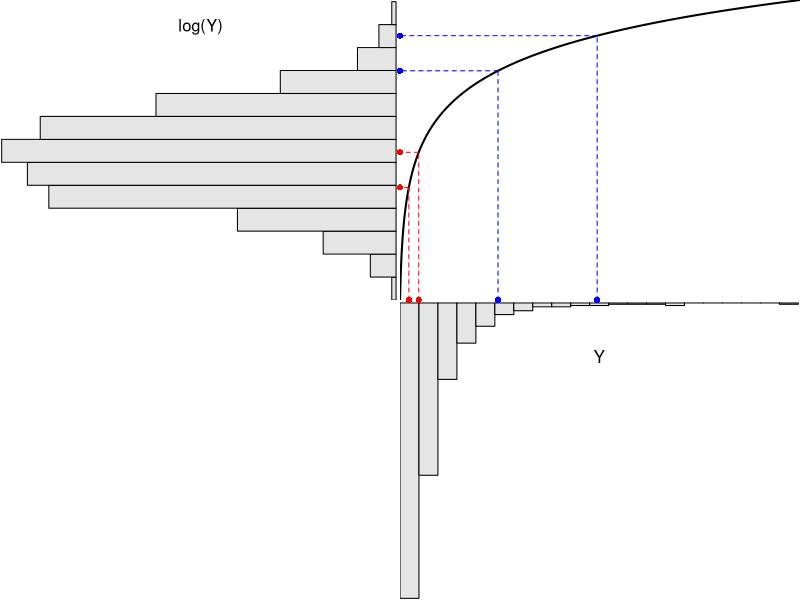
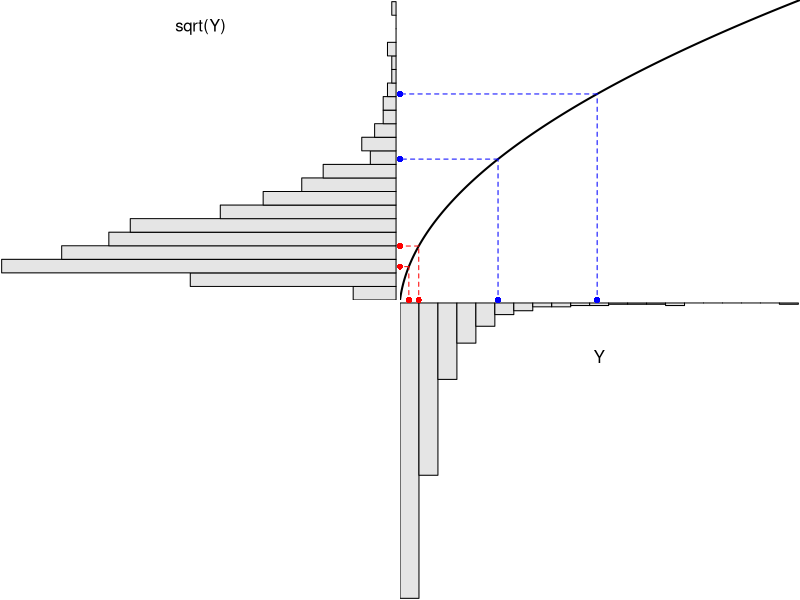
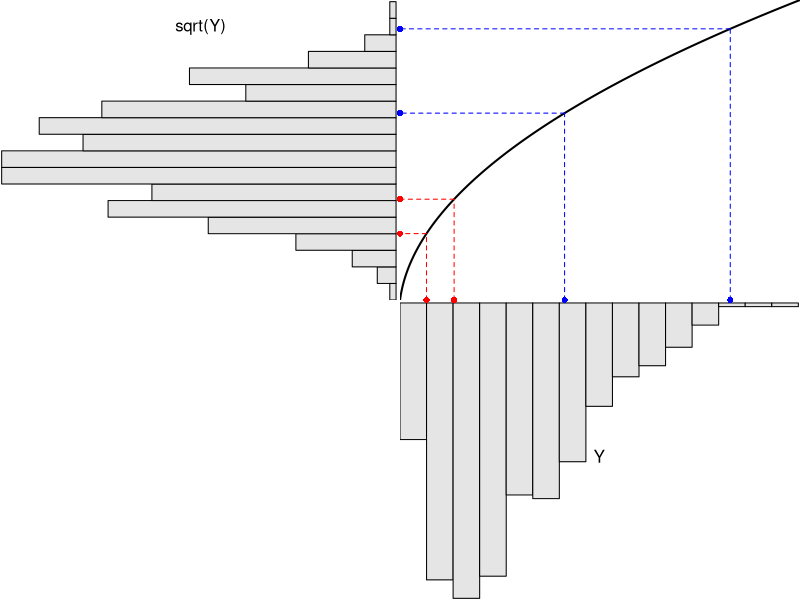

Write the R code that produced these figures, in order. (Note: this script raises an error after producing the figures.)
## ---- chunk 1
x1 <- rlnorm(500,0,1); y1 <- log(x1)  # lognormal data
layout(matrix(c(1,3,0,2),nrow=2,byrow=TRUE))
par(mar=c(0,0.1,0.1,0), mgp=c(0,0,0),las=1,tcl=-0.2)
y.hist <- hist(y1,breaks=20,plot=FALSE)
barplot(-y.hist$counts,horiz=TRUE,space=c(0,0),col="gray90",
        xaxt="n",yaxt="n",xlab="",ylab="",xaxs="i",yaxs="i")
mtext("log(Y)",side=3,line=-2)
par(mar=c(0.1,0,0,0.1), mgp=c(0,0,0),las=1,tcl=-0.2)
x.hist <- hist(x1,breaks=20,plot=FALSE)
barplot(-x.hist$counts,space=c(0,0),col="gray90",
         xaxt="n",yaxt="n",xlab="",ylab="",xaxs="i",yaxs="i")
mtext("Y",side=3,line=-4)
par(mar=c(0,0,0,0), mgp=c(0,0,0),las=1,tcl=-0.2)
curve(log(x),min(x1),max(x1),n=501,lwd=2,col="black",
      xlab="",ylab="",bty="n",xaxt="n",yaxt="n",tck=0,xaxs="i",yaxs="i")
xs <- c(0.5,1,5,10)
ys <- log(xs)
segments(xs[1],-10,xs[1],ys[1],col="red",lty="dashed")
segments(xs[1],ys[1],0,ys[1],col="red",lty="dashed")
points(xs[1],min(y1),col="red",pch=16,xpd=NA)
points(min(x1),ys[1],col="red",pch=16,xpd=NA)
segments(xs[2],-10,xs[2],ys[2],col="red",lty="dashed")
segments(xs[2],ys[2],0,ys[2],col="red",lty="dashed")
points(xs[2],min(y1),col="red",pch=16,xpd=NA)
points(min(x1),ys[2],col="red",pch=16,xpd=NA)
segments(xs[3],-10,xs[3],ys[3],col="blue",lty="dashed")
segments(xs[3],ys[3],0,ys[3],col="blue",lty="dashed")
points(xs[3],min(y1),col="blue",pch=16,xpd=NA)
points(min(x1),ys[3],col="blue",pch=16,xpd=NA)
segments(xs[4],-10,xs[4],ys[4],col="blue",lty="dashed")
segments(xs[4],ys[4],0,ys[4],col="blue",lty="dashed")
points(xs[4],min(y1),col="blue",pch=16,xpd=NA)
points(min(x1),ys[4],col="blue",pch=16,xpd=NA)
## ---- chunk 2
y1 <- sqrt(x1)
layout(matrix(c(1,3,0,2),nrow=2,byrow=TRUE))
par(mar=c(0,0.1,0.1,0), mgp=c(0,0,0),las=1,tcl=-0.2)
y.hist <- hist(y1,breaks=20,plot=FALSE)
barplot(-y.hist$counts,horiz=TRUE,space=c(0,0),col="gray90",
        xaxt="n",yaxt="n",xlab="",ylab="",xaxs="i",yaxs="i")
mtext("sqrt(Y)",side=3,line=-2)
par(mar=c(0.1,0,0,0.1), mgp=c(0,0,0),las=1,tcl=-0.2)
x.hist <- hist(x1,breaks=20,plot=FALSE)
barplot(-x.hist$counts,space=c(0,0),col="gray90",
         xaxt="n",yaxt="n",xlab="",ylab="",xaxs="i",yaxs="i")
mtext("Y",side=3,line=-4)
par(mar=c(0,0,0,0), mgp=c(0,0,0),las=1,tcl=-0.2)
curve(sqrt(x),min(x1),max(x1),n=501,lwd=2,col="black",
      xlab="",ylab="",bty="n",xaxt="n",yaxt="n",tck=0,xaxs="i",yaxs="i")
xs <- c(0.5,1,5,10)
ys <- sqrt(xs)
segments(xs[1],-10,xs[1],ys[1],col="red",lty="dashed")
segments(xs[1],ys[1],0,ys[1],col="red",lty="dashed")
points(xs[1],min(y1),col="red",pch=16,xpd=NA)
points(min(x1),ys[1],col="red",pch=16,xpd=NA)
segments(xs[2],-10,xs[2],ys[2],col="red",lty="dashed")
segments(xs[2],ys[2],0,ys[2],col="red",lty="dashed")
points(xs[2],min(y1),col="red",pch=16,xpd=NA)
points(min(x1),ys[2],col="red",pch=16,xpd=NA)
segments(xs[3],-10,xs[3],ys[3],col="blue",lty="dashed")
segments(xs[3],ys[3],0,ys[3],col="blue",lty="dashed")
points(xs[3],min(y1),col="blue",pch=16,xpd=NA)
points(min(x1),ys[3],col="blue",pch=16,xpd=NA)
segments(xs[4],-10,xs[4],ys[4],col="blue",lty="dashed")
segments(xs[4],ys[4],0,ys[4],col="blue",lty="dashed")
points(xs[4],min(y1),col="blue",pch=16,xpd=NA)
points(min(x1),ys[4],col="blue",pch=16,xpd=NA)
## ---- chunk 3
x1 <- rbeta(500,shape1=2,shape2=7);
y1 <- sqrt(x1)
layout(matrix(c(1,3,0,2),nrow=2,byrow=TRUE))
par(mar=c(0,0.1,0.1,0), mgp=c(0,0,0),las=1,tcl=-0.2)
y.hist <- hist(y1,breaks=20,plot=FALSE)
barplot(-y.hist$counts,horiz=TRUE,space=c(0,0),col="gray90",
        xaxt="n",yaxt="n",xlab="",ylab="",xaxs="i",yaxs="i")
mtext("sqrt(Y)",side=3,line=-2)
par(mar=c(0.1,0,0,0.1), mgp=c(0,0,0),las=1,tcl=-0.2)
x.hist <- hist(x1,breaks=20,plot=FALSE)
barplot(-x.hist$counts,space=c(0,0),col="gray90",
         xaxt="n",yaxt="n",xlab="",ylab="",xaxs="i",yaxs="i")
mtext("Y",side=3,line=-10)
par(mar=c(0,0,0,0), mgp=c(0,0,0),las=1,tcl=-0.2)
curve(sqrt(x),min(x1),max(x1),n=501,lwd=2,col="black",
      xlab="",ylab="",bty="n",xaxt="n",yaxt="n",tck=0,xaxs="i",yaxs="i")
xs <- c(0.05,0.1,0.3,0.6)
ys <- sqrt(xs)
segments(xs[1],-10,xs[1],ys[1],col="red",lty="dashed")
segments(xs[1],ys[1],0,ys[1],col="red",lty="dashed")
points(xs[1],min(y1),col="red",pch=16,xpd=NA)
points(min(x1),ys[1],col="red",pch=16,xpd=NA)
segments(xs[2],-10,xs[2],ys[2],col="red",lty="dashed")
segments(xs[2],ys[2],0,ys[2],col="red",lty="dashed")
points(xs[2],min(y1),col="red",pch=16,xpd=NA)
points(min(x1),ys[2],col="red",pch=16,xpd=NA)
segments(xs[3],-10,xs[3],ys[3],col="blue",lty="dashed")
segments(xs[3],ys[3],0,ys[3],col="blue",lty="dashed")
points(xs[3],min(y1),col="blue",pch=16,xpd=NA)
points(min(x1),ys[3],col="blue",pch=16,xpd=NA)
segments(xs[4],-10,xs[4],ys[4],col="blue",lty="dashed")
segments(xs[4],ys[4],0,ys[4],col="blue",lty="dashed")
points(xs[4],min(y1),col="blue",pch=16,xpd=NA)
points(min(x1),ys[4],col="blue",pch=16,xpd=NA)
## ---- chunk 4
lm1 <- lm(imm~season,data=opp)
assumptionCheck(lm1,lambday=0)  #lambda=0 corresponds to log-transformation
## ---- chunk 5
logbtcf(lm1)
## ---- chunk 6
opp$sqrtimm <- sqrt(opp$imm)
lm2 <- lm(sqrtimm~season,data=opp)
anova(lm2)
## ---- chunk 7
mct <- emmeans(lm2,specs=pairwise~season,tran="sqrt")
( mcsumt <- summary(mct,infer=TRUE) )
## ---- chunk 8
( mcsumbt <- summary(mct,infer=TRUE,type="response") )
## ---- chunk 9
ggplot() +
  geom_jitter(data=opp,mapping=aes(x=season,y=imm),
              alpha=0.25,width=0.05) +
  geom_pointrange(data=mcsumbt$emmeans,
                  mapping=aes(x=season,y=response,ymin=lower.CL,ymax=upper.CL),
               size=1.1,fatten=2,pch=21,fill="white") +
  labs(y="Immunoglobulin Concentration",x="Season/Month") +
  theme_NCStats()
## ---- chunk 10
opp$logimm <- log(opp$imm)
lm3 <- lm(logimm~season,data=opp)
mct <- emmeans(lm2,specs=pairwise~season,tran="log")
( mcsumt <- summary(mct,infer=TRUE) )
## ---- chunk 11
( mcsumbt <- summary(mct,infer=TRUE,type="response") )
